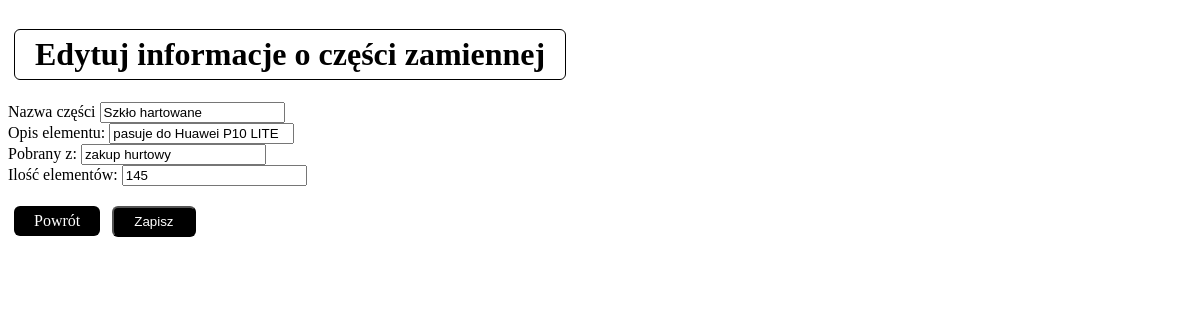
The app's page /edytujmagazyn.php?id=1 (signed in) with its own data.
### tables this page shows
CREATE TABLE `magazyn` (
  `Numer` int(11) NOT NULL,
  `nazwa elementu` text NOT NULL,
  `opis elementu` text NOT NULL,
  `Pobrany z` text NOT NULL,
  `ilosc` text NOT NULL
);

### edytujmagazyn.php (the view, shortened to what this page needs)
<!DOCTYPE HTML>
<html lang="pl">
<head>
<h1> Edytuj informacje o części zamiennej</h1>
</head>
<?php
require_once "connect.php";
$polaczenie = new mysqli($host, $user, $password, $name);
if (isset($_GET['id']) && is_numeric($_GET['id'])) {
    $id = $_GET['id'];
    $query = "SELECT * FROM magazyn WHERE Numer = $id";
    $result = $polaczenie->query($query);
    $row = $result->fetch_assoc();
    echo "<form action='edytujmagazyn.php?id=" . $id . "' method='post'>";
    echo "Nazwa części <input type='text' name='nazwa_elementu' value='" . $row["nazwa elementu"] . "'><br>";
    echo "Opis elementu: <input type='text' name='opis_elementu' value='" . $row["opis elementu"] . "'><br>";
    echo "Pobrany z: <input type='text' name='Pobrany_z' value='" . $row["Pobrany z"] . "'><br>";
    echo "Ilość elementów: <input type='text' name='ilosc' value='" . $row["ilosc"] . "'><br>";
	echo "<a href='magazyn.php' class='button'>Powrót</a>";
	echo "<input type='submit' value='Zapisz'>";
    echo "</form>";
}
?>

### edytujmagazyn.php (style rules this page uses)
h1 { display: inline-block; padding: 6px 20px; background-color: white; color: black; text-align: center; text-decoration: none; border-radius: 6px; border: 1px solid black; margin-left: 6px; margin-right: 6px; }
.button { display: inline-block; padding: 6px 20px; background-color: black; color: white; text-align: center; text-decoration: none; border-radius: 6px; margin-left: 6px; margin-right: 6px; margin-top: 20px; }
input[type="submit"] { display: inline-block; padding: 6px 20px; background-color: black; color: white; text-align: center; text-decoration: none; border-radius: 6px; margin-left: 6px; margin-right: 6px; margin-top: 20px; }

### records on screen
magazyn: nazwa_elementu "Szkło hartowane", opis_elementu "pasuje do Huawei P10 LITE", Pobrany_z "zakup hurtowy", ilosc "145"
